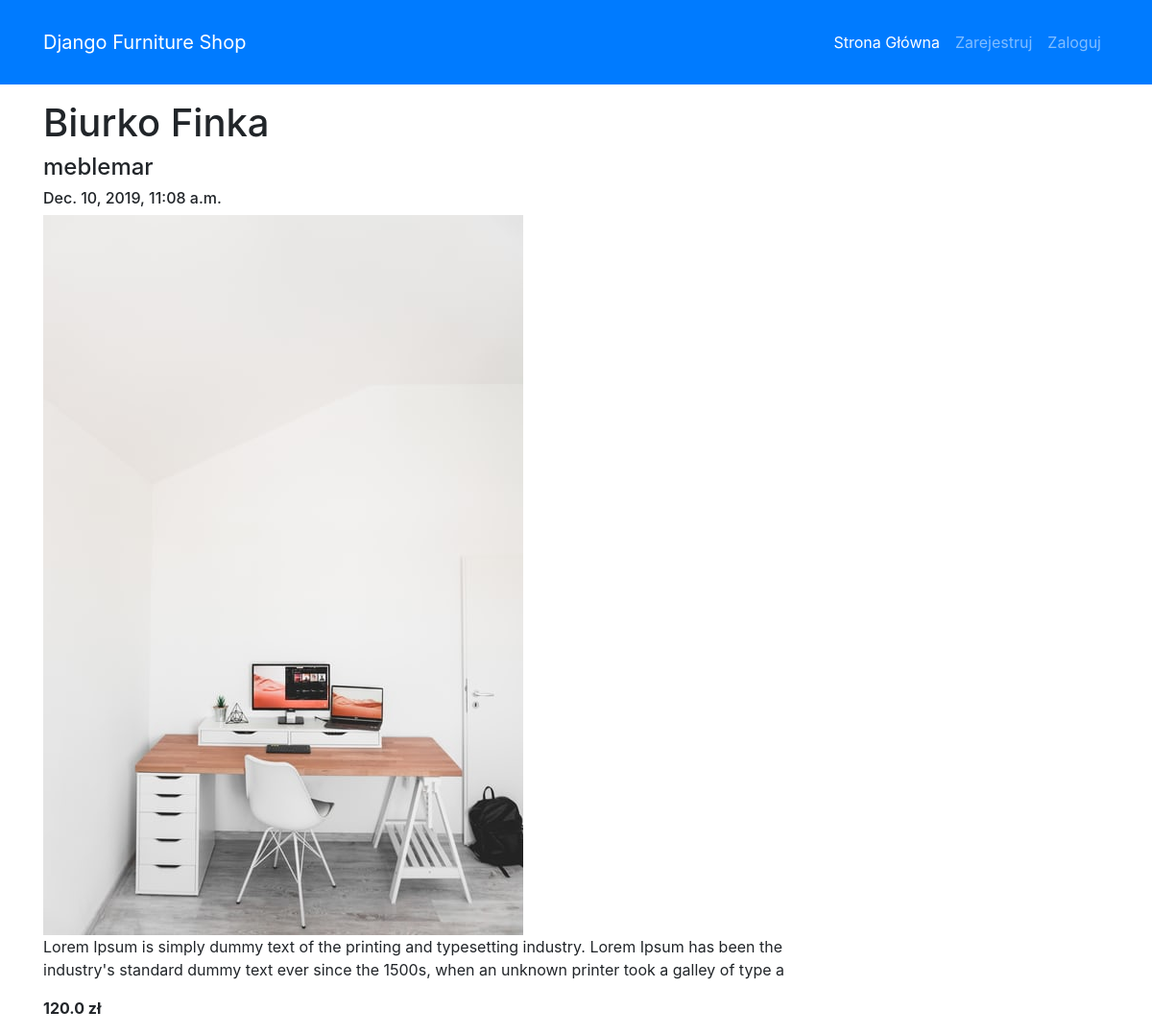
Screenshot of /product_detail/18/ with the database file from the repository.
### index/models.py (models this page shows, shortened)
class Product(models.Model):
    name = models.CharField(max_length=200)
    manufacturer = models.ForeignKey('auth.User', on_delete=models.CASCADE)
    description = models.CharField(max_length=200)
    created_date = models.DateTimeField(default=timezone.now)
    price = models.FloatField()
    photo = models.ImageField(upload_to = 'media/', null=True, blank=True)

### index/views.py (the view)
# urls.py: path('product_detail/<pk>/', ProductDetailView.as_view(), name='product_detail'),
class ProductDetailView(DetailView):
    model = Product

### index/templatetags/group_tag.py (called while the page is built)
@register.filter(name='group_tag')
def group_tag(user, group_name):
    group = Group.objects.get(name=group_name)
    return True if group in user.groups.all() else False

### index/templates/index/product_detail.html (shortened to what this page needs)
{% extends 'index/base.html' %}
{% load staticfiles %}
{% load group_tag %}
{% block content %}
<div class="product">
    <h1>{{ product.name }}</h1>
    <h4>{{ product.manufacturer }}</h4>
    <h6>
        <div class="date">
            {{ product.created_date }}
        </div>
    </h6>
    {% if product.photo %}
    <img class="img-fluid" src="{{ product.photo.url}}">
    {% endif %}
    <p>{{ product.description|linebreaksbr }}</p>
    <b>
        <p>{{ product.price|linebreaksbr }} zł</p>
    </b>
</div>
{% endblock %}

### rows the page displays
Product: name "Biurko Finka", manufacturer "meblemar", created_date "Dec. 10, 2019, 11:08 a.m.", photo (picture), description "Lorem Ipsum is simply dummy text of the printing and typesetting industry. Lorem Ipsum has been the industry's standard dummy text ever since the 1500s, when an unknown printer took a galley of type a", price "120.0"
